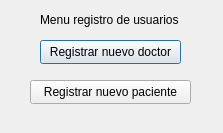
<?xml version="1.0" encoding="UTF-8"?>
<ui version="4.0">
 <class>Registro</class>
 <widget class="QDialog" name="Registro">
  <property name="geometry">
   <rect>
    <x>0</x>
    <y>0</y>
    <width>223</width>
    <height>133</height>
   </rect>
  </property>
  <property name="windowTitle">
   <string>Dialog</string>
  </property>
  <widget class="QLabel" name="label">
   <property name="geometry">
    <rect>
     <x>40</x>
     <y>10</y>
     <width>191</width>
     <height>20</height>
    </rect>
   </property>
   <property name="text">
    <string>Menu registro de usuarios</string>
   </property>
  </widget>
  <widget class="QPushButton" name="pushButton">
   <property name="geometry">
    <rect>
     <x>40</x>
     <y>40</y>
     <width>141</width>
     <height>24</height>
    </rect>
   </property>
   <property name="text">
    <string>Registrar nuevo doctor</string>
   </property>
  </widget>
  <widget class="QPushButton" name="pushButton_2">
   <property name="geometry">
    <rect>
     <x>30</x>
     <y>80</y>
     <width>161</width>
     <height>24</height>
    </rect>
   </property>
   <property name="text">
    <string>Registrar nuevo paciente</string>
   </property>
  </widget>
 </widget>
 <resources/>
 <connections/>
</ui>
